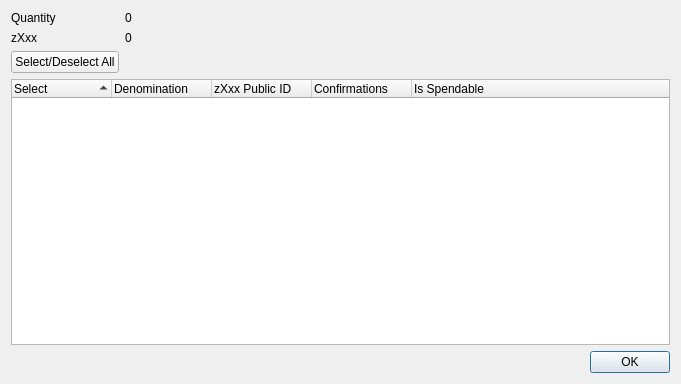
<?xml version="1.0" encoding="UTF-8"?>
<ui version="4.0">
 <class>ZXxxControlDialog</class>
 <widget class="QDialog" name="ZXxxControlDialog">
  <property name="geometry">
   <rect>
    <x>0</x>
    <y>0</y>
    <width>681</width>
    <height>384</height>
   </rect>
  </property>
  <property name="minimumSize">
   <size>
    <width>681</width>
    <height>384</height>
   </size>
  </property>
  <property name="windowTitle">
   <string>Select zXxx to Spend</string>
  </property>
  <layout class="QGridLayout" name="gridLayout">
   <item row="0" column="0">
    <layout class="QFormLayout" name="formLayout">
     <property name="sizeConstraint">
      <enum>QLayout::SetDefaultConstraint</enum>
     </property>
     <item row="0" column="0">
      <widget class="QLabel" name="labelQuantity">
       <property name="text">
        <string>Quantity</string>
       </property>
      </widget>
     </item>
     <item row="0" column="1">
      <widget class="QLabel" name="labelQuantity_int">
       <property name="text">
        <string>0</string>
       </property>
      </widget>
     </item>
     <item row="1" column="0">
      <widget class="QLabel" name="labelZXxx">
       <property name="text">
        <string>zXxx</string>
       </property>
      </widget>
     </item>
     <item row="1" column="1">
      <widget class="QLabel" name="labelZXxx_int">
       <property name="text">
        <string>0</string>
       </property>
      </widget>
     </item>
     <item row="2" column="0">
      <widget class="QPushButton" name="pushButtonAll">
       <property name="text">
        <string>Select/Deselect All</string>
       </property>
      </widget>
     </item>
    </layout>
   </item>
   <item row="1" column="0">
    <layout class="QVBoxLayout" name="verticalLayout">
     <item>
      <widget class="QTreeWidget" name="treeWidget">
       <property name="minimumSize">
        <size>
         <width>0</width>
         <height>250</height>
        </size>
       </property>
       <property name="alternatingRowColors">
        <bool>true</bool>
       </property>
       <property name="sortingEnabled">
        <bool>true</bool>
       </property>
       <property name="columnCount">
        <number>5</number>
       </property>
       <attribute name="headerDefaultSectionSize">
        <number>100</number>
       </attribute>
       <column>
        <property name="text">
         <string notr="true">Select</string>
        </property>
       </column>
       <column>
        <property name="text">
         <string notr="true">Denomination</string>
        </property>
       </column>
       <column>
        <property name="text">
         <string notr="true">zXxx Public ID</string>
        </property>
       </column>
       <column>
        <property name="text">
         <string notr="true">Confirmations</string>
        </property>
       </column>
       <column>
        <property name="text">
         <string>Is Spendable</string>
        </property>
       </column>
      </widget>
     </item>
     <item>
      <widget class="QDialogButtonBox" name="buttonBox">
       <property name="orientation">
        <enum>Qt::Horizontal</enum>
       </property>
       <property name="standardButtons">
        <set>QDialogButtonBox::Ok</set>
       </property>
      </widget>
     </item>
    </layout>
   </item>
  </layout>
 </widget>
 <resources/>
 <connections>
  <connection>
   <sender>buttonBox</sender>
   <signal>accepted()</signal>
   <receiver>ZXxxControlDialog</receiver>
   <slot>accept()</slot>
   <hints>
    <hint type="sourcelabel">
     <x>248</x>
     <y>254</y>
    </hint>
    <hint type="destinationlabel">
     <x>157</x>
     <y>274</y>
    </hint>
   </hints>
  </connection>
  <connection>
   <sender>buttonBox</sender>
   <signal>rejected()</signal>
   <receiver>ZXxxControlDialog</receiver>
   <slot>reject()</slot>
   <hints>
    <hint type="sourcelabel">
     <x>316</x>
     <y>260</y>
    </hint>
    <hint type="destinationlabel">
     <x>286</x>
     <y>274</y>
    </hint>
   </hints>
  </connection>
 </connections>
</ui>
